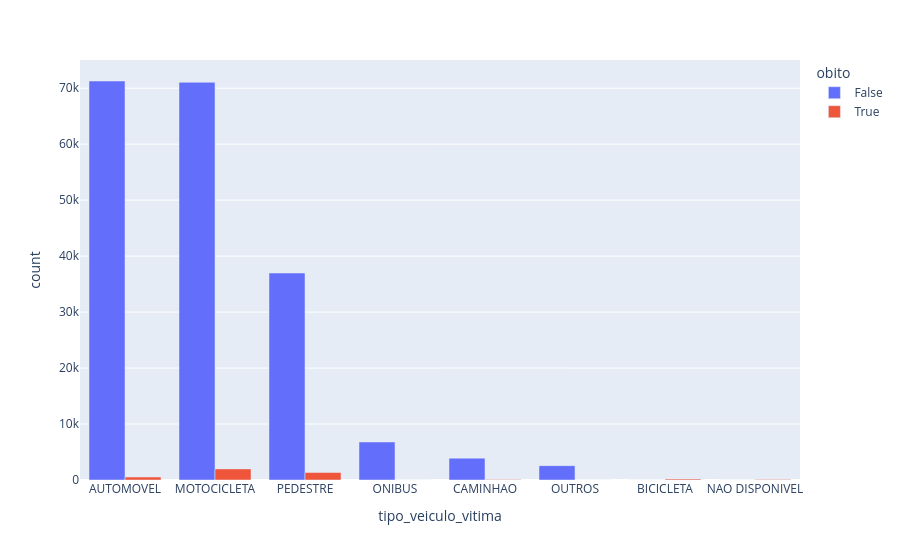

Write notebook code for a chart like this one.
### Code cell
pessoas \
    .withColumn('obito', f.col('tempo_sinistro_obito').isNotNull()) \
    .na.fill('PEDESTRE') \
    .groupBy('tipo_veiculo_vitima', 'obito').count() \
    .withColumn('percentual', f.col('count') * 100 / f.sum('count').over(Window.partitionBy().orderBy())) \
    .orderBy(f.col('count').desc()).toPandas() \
    .plot(x='tipo_veiculo_vitima', y='count', color='obito', kind='bar', barmode='group')
#groupBy('tipo_veiculo_vitima', 'tipo_de_vitima', 'tempo_sinistro_obito').count().toPandas()

### Figure 1 — Plotly figure (JSON) as saved in the notebook; plotly's stock layout.template omitted (floating-point values rounded to 4 significant figures)
{"data": [{"alignmentgroup": "True", "hovertemplate": "obito=False<br>tipo_veiculo_vitima=%{x}<br>count=%{y}<extra></extra>", "legendgroup": "False", "marker": {"color": "#636efa", "pattern": {"shape": ""}}, "name": "False", "offsetgroup": "False", "orientation": "v", "showlegend": true, "textposition": "auto", "type": "bar", "x": ["AUTOMOVEL", "MOTOCICLETA", "PEDESTRE", "ONIBUS", "CAMINHAO", "OUTROS", "BICICLETA", "NAO DISPONIVEL"], "xaxis": "x", "y": [71282, 71049, 36968, 6790, 3907, 2567, 2, 1], "yaxis": "y"}, {"alignmentgroup": "True", "hovertemplate": "obito=True<br>tipo_veiculo_vitima=%{x}<br>count=%{y}<extra></extra>", "legendgroup": "True", "marker": {"color": "#EF553B", "pattern": {"shape": ""}}, "name": "True", "offsetgroup": "True", "orientation": "v", "showlegend": true, "textposition": "auto", "type": "bar", "x": ["MOTOCICLETA", "PEDESTRE", "AUTOMOVEL", "BICICLETA", "CAMINHAO", "NAO DISPONIVEL", "ONIBUS", "OUTROS"], "xaxis": "x", "y": [1984, 1337, 526, 172, 91, 69, 16, 11], "yaxis": "y"}], "layout": {"barmode": "group", "legend": {"title": {"text": "obito"}, "tracegroupgap": 0}, "margin": {"t": 60}, "xaxis": {"anchor": "y", "domain": [0, 1], "title": {"text": "tipo_veiculo_vitima"}}, "yaxis": {"anchor": "x", "domain": [0, 1], "title": {"text": "count"}}}}
